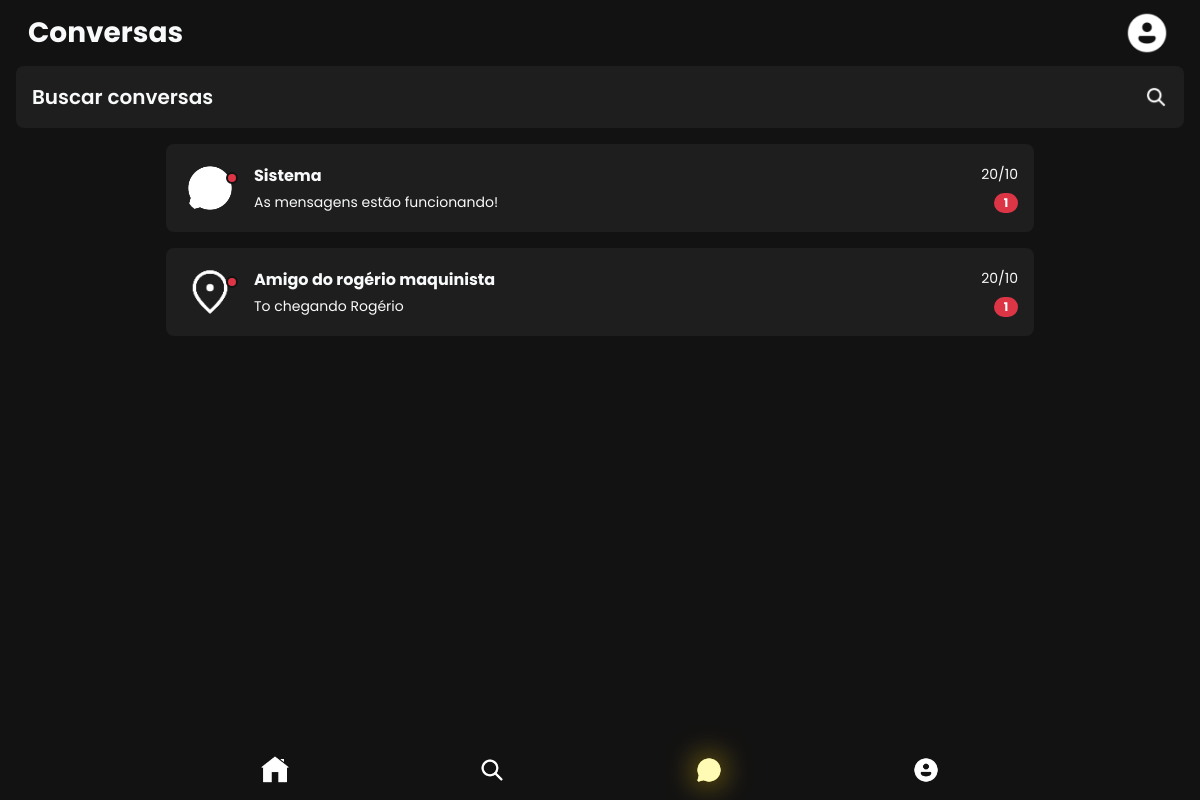
The app's page /public/user/chat.php (signed in) with its own data.
### tables this page shows
CREATE TABLE mensagens (
    id INT AUTO_INCREMENT PRIMARY KEY,
    usuario_id INT NOT NULL,
    nome VARCHAR(30) NOT NULL,
    texto VARCHAR(87) NOT NULL,
    imagem ENUM('estação', 'bate-papo', 'usuario', 'trem') NOT NULL,
    data_hora_envio DATETIME DEFAULT CURRENT_TIMESTAMP NOT NULL,
    CONSTRAINT fk_usuario_mensagem FOREIGN KEY (usuario_id) REFERENCES usuarios(id) ON DELETE CASCADE
);

### public/user/chat.php (the view, shortened to what this page needs)
<?php
require "../../config/bd.php";
$id = $_SESSION['id'];
$stmt = $conn->prepare("SELECT * FROM mensagens WHERE usuario_id = ? ORDER BY data_hora_envio DESC");
$stmt->bind_param("i", $id);
$stmt->execute();
$mensagens = $stmt->get_result();
?>
<!DOCTYPE html>
<html lang="pt-BR">
<head>
    <link href="https://cdn.jsdelivr.net/npm/bootstrap@5.3.0/dist/css/bootstrap.min.css" rel="stylesheet" />
    <link rel="stylesheet" href="https://cdn.jsdelivr.net/npm/bootstrap-icons@1.11.0/font/bootstrap-icons.css">
</head>
<body class="text-light">
    <header class="bg-transparent">
        <nav class="navbar navbar-expand-lg navbar-dark bg-transparent px-3 py-2">
            <div class="container-fluid">
                <div class="d-flex justify-content-between align-items-center w-100">
                    <div class="text-oi">
                        <h1 class="text-light fw-bold mb-0 fs-3">Conversas</h1>
                    </div>
                    <div class="pfp">
                        <img src="<?php echo htmlspecialchars($_SESSION['foto'] ?? '../../assets/img/perfil.png'); ?>" alt="Foto de perfil" class="pfp-img" />
                    </div>
                </div>
            </div>
        </nav>
        <div class="searchbar bg-custom d-flex justify-content-between align-items-center mx-3 mb-3 p-3 rounded-3">
            <div class="text-bar">
                <span class="fw-semibold fs-5 text-light">Buscar conversas</span>
            </div>
            <div class="img-bar">
                <img src="../../assets/img/lupa.png" alt="Ícone de lupa para busca" class="search-icon" />
            </div>
        </div>
    </header>
    <main class="container px-3" style="max-width: 900px; margin-bottom: 2rem; overflow-y: auto;">
        <div class="list-group list-group-flush">
            <?php
            if ($mensagens->num_rows > 0) {
                while ($mensagem = $mensagens->fetch_assoc()) {
                    switch ($mensagem['imagem']) {
                        case 'estação':
                            $arquivoImagem = 'localizacao.png';
                            break;
                        case 'bate-papo':
                            $arquivoImagem = 'chat.png';
                            break;
                    }
                    $dataHoraEnvio = $mensagem['data_hora_envio'];
                    $dataAtual = date('Y-m-d');
                    $dataDaMensagem = date('Y-m-d', strtotime($dataHoraEnvio));
                    if ($dataDaMensagem === $dataAtual) {
                        $tempoFormatado = date('H:i', strtotime($dataHoraEnvio));
                    } else {
                        $tempoFormatado = date('d/m', strtotime($dataHoraEnvio));
                    }
            ?>
                    <a href="#" class="list-group-item list-group-item-action bg-custom bg-custom-hover d-flex align-items-center rounded-3 mb-3 p-3 text-decoration-none border-0" tabindex="0" aria-current="true" aria-label="Chat com <?php echo htmlspecialchars($mensagem['nome']); ?>, última mensagem: <?php echo htmlspecialchars($mensagem['texto']); ?>" style="transition: background-color 0.2s ease;">
                        <div class="position-relative flex-shrink-0 me-3">
                            <img src="../../assets/img/<?php echo $arquivoImagem; ?>" alt="Avatar <?php echo htmlspecialchars($mensagem['nome']); ?>" class="chat-icon" />
                        </div>
                        <div class="flex-grow-1 min-width-0">
                            <div class="chat-name fw-bold fs-6 text-light mb-1" style="overflow: hidden; text-overflow: ellipsis; white-space: nowrap;">
                                <?php echo htmlspecialchars($mensagem['nome']); ?>
                            </div>
                            <div class="chat-last-message text-light small" style="overflow: hidden; text-overflow: ellipsis; white-space: nowrap;">
                                <?php echo htmlspecialchars($mensagem['texto']); ?>
                            </div>
                        </div>
                        <div class="d-flex flex-column align-items-end ms-3 flex-shrink-0" style="min-width: 60px;">
                            <div class="chat-time text-light small mb-2" style="white-space: nowrap;">
                                <?php echo $tempoFormatado; ?>
                            </div>
                            <span class="badge bg-danger rounded-pill" aria-label="1 mensagem não lida" style="font-size: 0.75rem; padding: 0.25rem 0.5rem; min-width: 24px; text-align: center;">1</span>
                        </div>
                    </a>
            <?php
                }
            } else {
                echo '<p class="text-light text-center mt-4">Nenhuma mensagem encontrada.</p>';
            }
            ?>
        </div>
    </main>
    <footer class="rodape position-fixed bottom-0 w-100 py-2 px-3" style="max-width: 900px; margin: 0 auto; left: 50%; transform: translateX(-50%); z-index: 1000;" role="contentinfo" aria-label="Menu de navegação inferior">
        <div class="d-flex justify-content-around align-items-center">
            <a href="home.php" class="footer-icon text-center text-decoration-none p-2" aria-label="Início">
                <img src="../../assets/img/casa.png" alt="Início" />
            </a>
            <a href="buscar.php" class="footer-icon text-center text-decoration-none p-2" aria-label="Buscar">
                <img src="../../assets/img/lupa.png" alt="Buscar" />
            </a>
            <a href="chat.php" class="footer-icon active text-center text-decoration-none p-2" aria-label="Chat">
                <img src="../../assets/img/chat.png" alt="Chat" />
            </a>
            <a href="perfil.php" class="footer-icon text-center text-decoration-none p-2" aria-label="Perfil">
                <img src="../../assets/img/perfil.png" alt="Perfil" />
            </a>
        </div>
    </footer>
</body>
</html>

### public/user/chat.php (style rules this page uses)
body { font-family: 'Poppins', sans-serif; background-color: #121212; color: #e0e0e0; min-height: 100vh; padding-bottom: 70px; }
.bg-custom { background-color: #1e1e1e !important; }
.chat-icon { width: 56px; height: 56px; object-fit: contain; filter: brightness(0) invert(1); border-radius: 50%; border: 2px solid transparent; transition: border-color 0.3s ease; }
.search-icon { width: 24px; height: 24px; filter: brightness(0) invert(1); transition: filter 0.3s ease; cursor: pointer; }
.pfp-img { width: 50px; height: 50px; object-fit: cover; border-radius: 50%; border: 2px solid transparent; transition: border-color 0.3s ease; }
.footer-icon img { width: 28px; height: 28px; filter: brightness(0) invert(1); transition: filter 0.3s ease; }
.footer-icon:hover img, .footer-icon.active img { filter: brightness(0) invert(1) drop-shadow(0 0 15px rgba(255, 193, 7, 0.8)) sepia(1) saturate(5) hue-rotate(-10deg); }
.rodape { background-color: #121212; border: none; box-shadow: none; z-index: 1000; }

### records on screen
mensagens: shows a picture, nome "Sistema", texto "As mensagens estão funcionando!", data_hora_envio "20/10"
mensagens: shows a picture, nome "Amigo do rogério maquinista", texto "To chegando Rogério", data_hora_envio "20/10"
